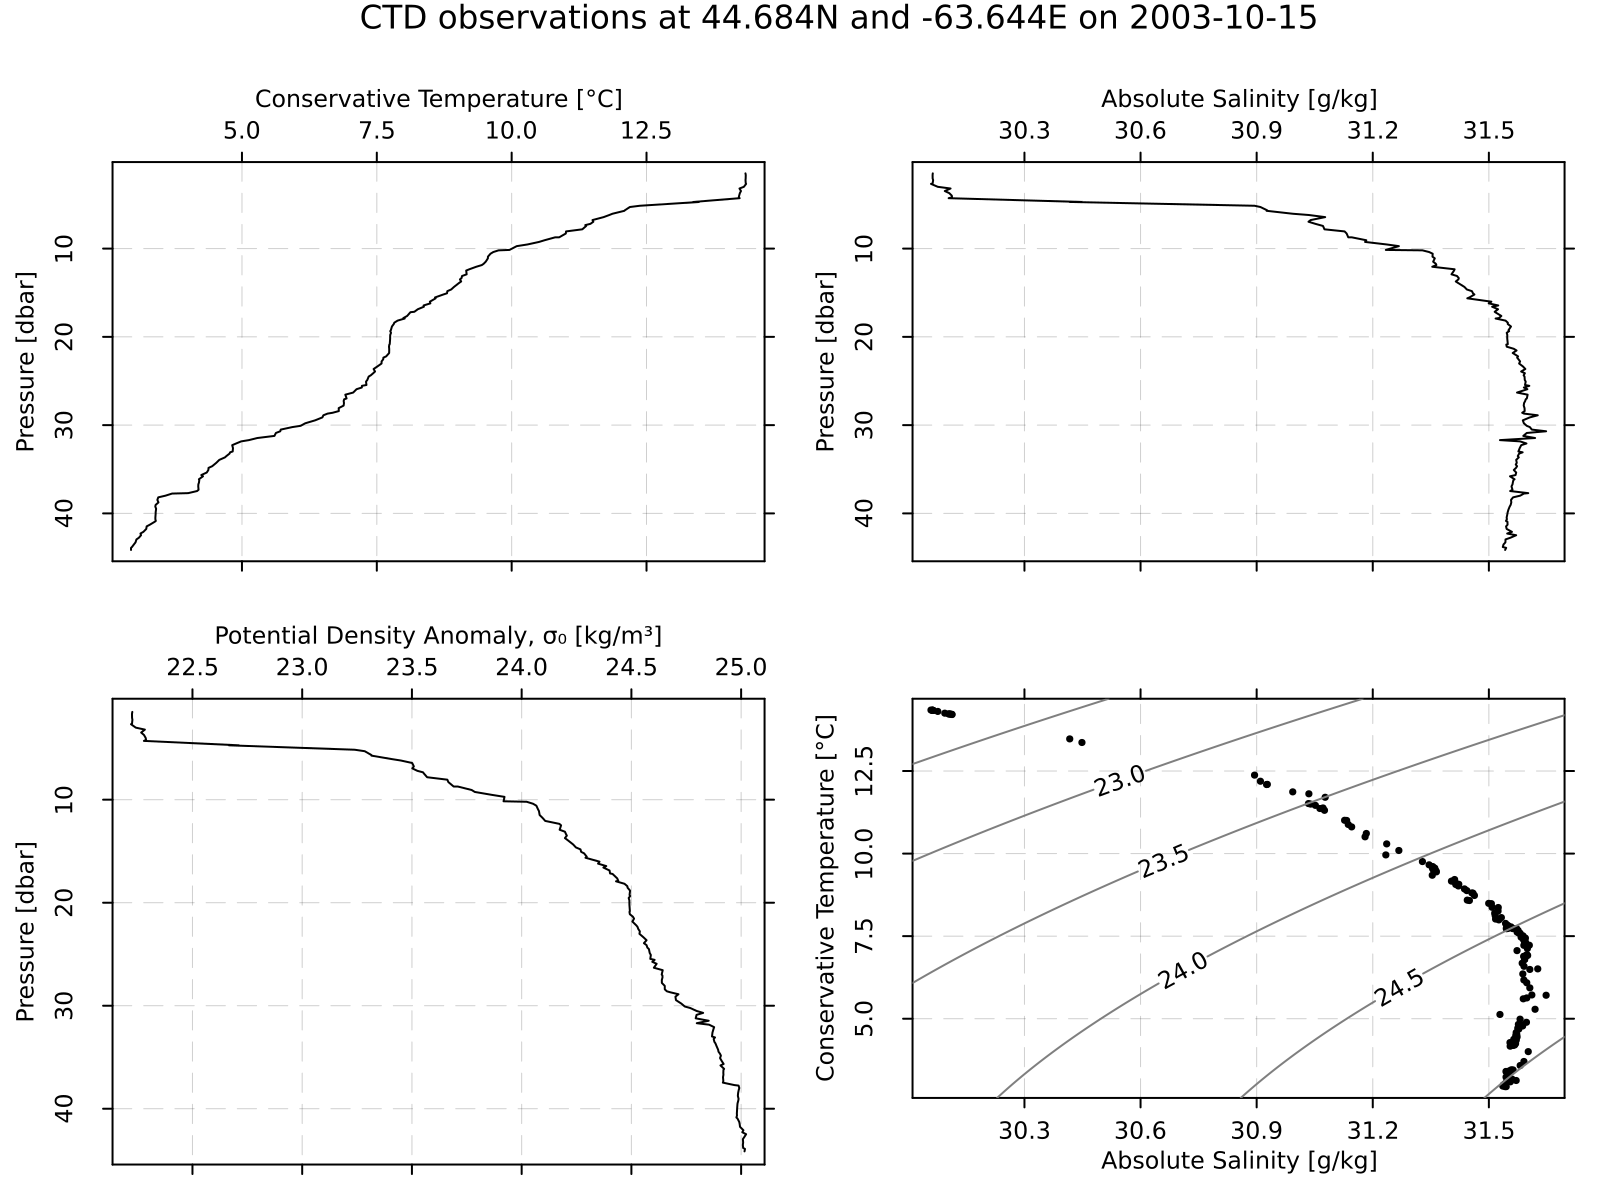

This figure's Julia source:
# %% Read a built-in CTD file
using OceanAnalysis, Plots, Measures, Dates
filename = joinpath(dirname(dirname(pathof(OceanAnalysis))),
    "data", "ctd.cnv")
ctd = read_ctd_cnv(filename)
# %% Plot some diagrams that are often useful in analysis
p1 = plot_profile(ctd, which="CT")
p2 = plot_profile(ctd, which="SA")
p3 = plot_profile(ctd, which="sigma0")
p4 = plot_TS(ctd)
title = "CTD observations at " *
        "$(round(ctd.metadata["latitude"],digits=3))N and " *
        "$(round(ctd.metadata["longitude"],digits=3))E" *
        " on $(Dates.format(ctd.metadata["time"], "yyyy-mm-dd"))"
plot(p1, p2, p3, p4, layout=(2, 2), size=(800, 600), margin=0.25cm,
    dpi=200, plot_title=title, plot_titlefontsize=11)
savefig("ctd_diagram.png")
